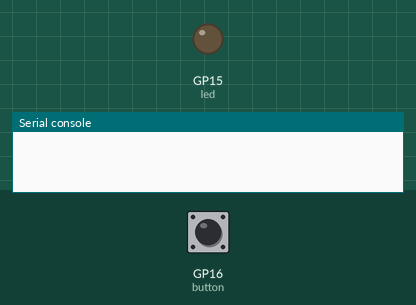
Simulated run of this program. Board: Raspberry Pi Pico running MicroPython. Parts: output pins drawn as LEDs (lit = HIGH), the last lines printed to the serial console. Dashed ring = blinking. Inputs (shaded band) come from the test bench; at power-on: GP16 (button) HIGH.

Above: at 1.2 s.
1.3 s: GP16 (button) pulled LOW for 1 s
At 3.4 s:
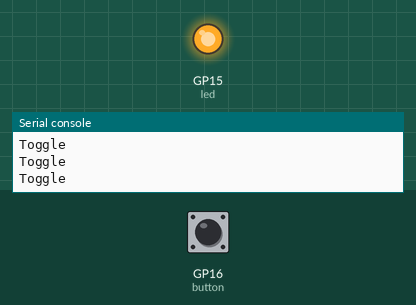
3.8 s: GP16 (button) pulled LOW for 0.15 s
At 4.8 s:
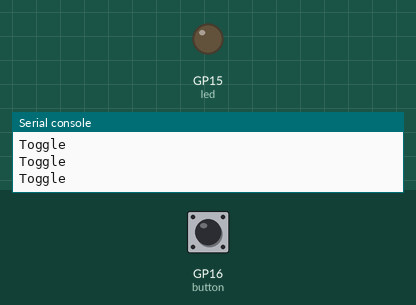
5.4 s: GP16 (button) pulled LOW for 3.2 s
At 5.5 s:
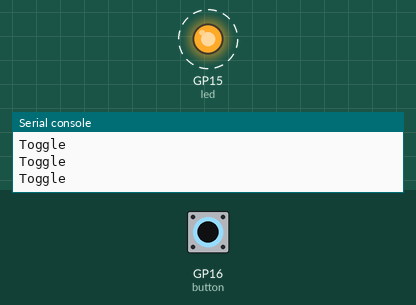
Timing chart, 0 to 9.9 s (numbered marks = the images above; inputs shaded):
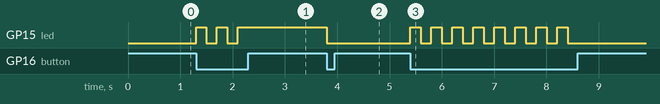

Measured:
- after the input at 1.3 s, GP15 (led): alternates HIGH for 0.20 s and LOW for 0.20 s, 5 changes in all, then stays HIGH, starting at once
- after the input at 3.8 s, GP15 (led): HIGH → LOW at once
- after the input at 5.4 s, GP15 (led): alternates HIGH for 0.20 s and LOW for 0.20 s, 16 changes in all, then stays LOW, starting at once

The program:

button_blink.py
```python
from machine import Pin
import time
led = Pin(15, Pin.OUT)
button = Pin(16, Pin.IN, Pin.PULL_UP)
led.low()
while True:
    if button.value() == 0:
        led.toggle()
        print("Toggle")
        time.sleep(0.2)
    else:
        pass
```
